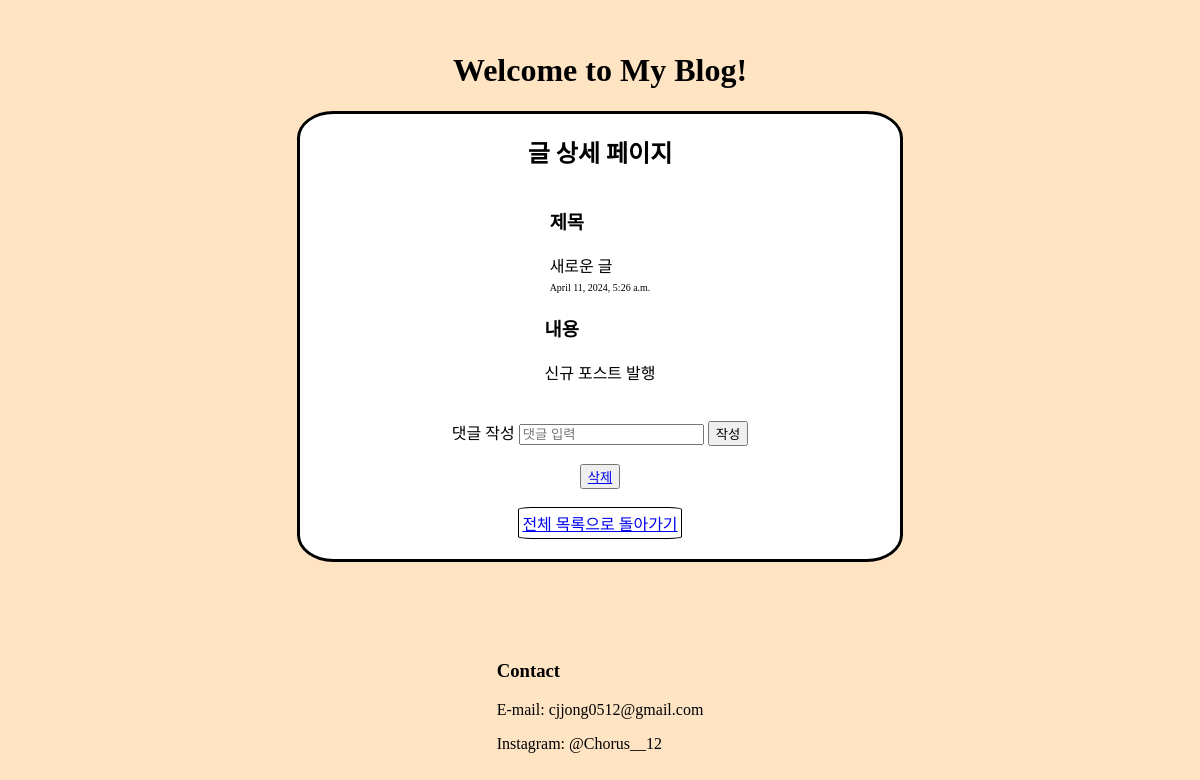
Screenshot of /detail/10 with the database file from the repository.
### blogApp/models.py (models this page shows, shortened)
class Article(models.Model):
  title = models.CharField(max_length=200)
  content = models.TextField()
  CATEGORY_CHOICES = [
    ('Hobby', '취미'),
    ('Food', '음식'),
    ('Programming', '프로그래밍'),
  ]
  category = models.CharField(max_length=20, choices=CATEGORY_CHOICES)
  reg_time = models.DateTimeField(auto_now_add=True)

### blogApp/views.py (the view, shortened to what this page needs)
# urls.py: path('detail/<int:article_id>', views.detail, name='detail'),
def detail(request, article_id):
  article = Article.objects.get(id = article_id)
  comments = Comment.objects.filter(article=article)
  return render(request, 'detail.html', {'article': article, 'comments': comments})

### blogApp/templates/detail.html (shortened to what this page needs)
{% extends 'base.html' %}
{% block css %}
{% load static %}
  <link rel="stylesheet" type="text/css" href="{% static 'detail.css' %}" />
{% endblock %}
{% block title %}
<h1>Welcome to My Blog!</h1>
{% endblock %}
{% block content %}
  <div class="main">
    <h2>글 상세 페이지</h2>
    <div>
      <h3>제목</h3>
      <div>{{ article.title }}</div>
      <span>{{ article.reg_time }}</span>
    </div>
    <div>
      <h3>내용</h3>
      <div>
        {{ article.content }}
      </div>
    </div>
    <br>
    <br>
    <form method="POST">
      댓글 작성
      <input type="text" name="content" placeholder="댓글 입력" />
      <button type="submit" name="comment">작성</button>
    </form>
    <br>
    <button>
      <a href="{% url 'delete' article.id %}">
        삭제
      </a>
    </button>
    <br>
    <div id="bottombutton">
      <a href="{% url 'list' %}">
        전체 목록으로 돌아가기
      </a>
    </div>
  </div>
{% endblock %}
{% block foot %}
  <div class="foot">
    <div>
      <h3>Contact</h3>
      <p>E-mail: cjjong0512@gmail.com</p>
      <p>Instagram: @Chorus__12</p>
    </div>
  </div>
{% endblock foot %}

### blogApp/static/base.css (style rules this page uses)
body { width: 100vw; height: 100vh; box-sizing: content-box; margin: 0; padding: 0; display: flex; flex-direction: column; align-items: center; justify-content: center; background-color: bisque; }
.main { width: 600px; height: auto; display: flex; margin-bottom: 10vh; padding-bottom: 20px; flex-direction: column; justify-content: flex-start; align-items: flex-start; background-color: white; border: 3px solid black; border-top-left-radius: 6%; border-top-right-radius: 6%; border-bottom-left-radius: 6%; border-bottom-right-radius: 6%; }
span { font-size: 10px; }
#bottombutton { padding: 3px; background-color: white; border: 1px solid black; border-top-left-radius: 8%; border-top-right-radius: 8%; border-bottom-left-radius: 8%; border-bottom-right-radius: 8%; }

### blogApp/static/detail.css (style rules this page uses)
body { width: 100vw; height: 100vh; margin: 0; padding: 0; display: flex; flex-direction: column; align-items: center; justify-content: center; background-color: bisque; }
.main { width: 600px; height: auto; display: flex; margin-bottom: 10vh; padding-bottom: 20px; flex-direction: column; justify-content: flex-start; align-items: center; background-color: white; border: 3px solid black; border-top-left-radius: 6%; border-top-right-radius: 6%; border-bottom-left-radius: 6%; border-bottom-right-radius: 6%; }
span { font-size: 10px; }
#bottombutton { padding: 3px; background-color: white; border: 1px solid black; border-top-left-radius: 8%; border-top-right-radius: 8%; border-bottom-left-radius: 8%; border-bottom-right-radius: 8%; }

### rows the page displays
Article: title "새로운 글", reg_time "April 11, 2024, 5:26 a.m.", content "신규 포스트 발행"
